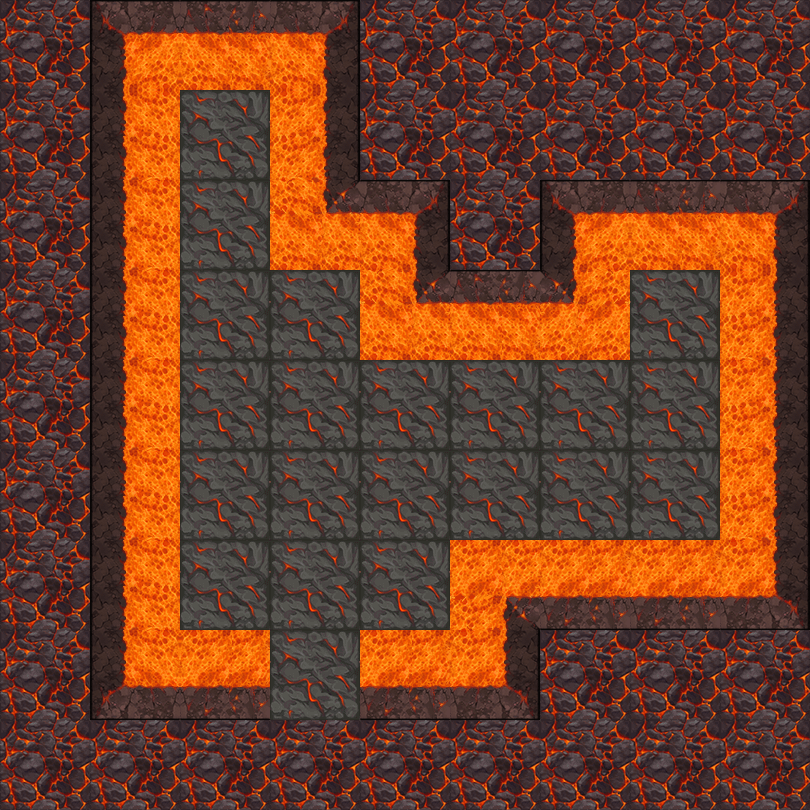

This is a level from a 2D game, rendered from its Tiled map with the project's own tilesets. A one-line summary and the map file follow, with tile-layer data summarised:
An orthogonal 9x9 tile map with 90x90 px tiles, 2 tile layers (地形, 障碍) and 22 objects (18x map, 2x spring, bed, door).

<map version="1.5" tiledversion="1.7.2" orientation="orthogonal" renderorder="right-down" width="9" height="9" tilewidth="90" tileheight="90" infinite="0" nextlayerid="4" nextobjectid="29">
 <tileset firstgid="1" name="1" tilewidth="90" tileheight="90" tilecount="100" columns="10">
  <image source="5.png" trans="ff00ff" width="900" height="900" />
 </tileset>
 <layer id="1" name="地形" width="9" height="9">
  <data>[81 cells, 81 non-empty, 2 distinct tile ids]</data>
 </layer>
 <layer id="2" name="障碍" width="9" height="9">
  <data>[81 cells, 29 non-empty, 13 distinct tile ids]</data>
 </layer>
 <objectgroup id="3" name="对象">
  <object id="2" name="bed" x="450" y="360" width="90" height="90" />
  <object id="4" name="map" x="270" y="450" width="90" height="90" />
  <object id="7" name="map" x="360" y="450" width="90" height="90" />
  <object id="8" name="map" x="540" y="450" width="90" height="90" />
  <object id="10" name="map" x="630" y="450" width="90" height="90" />
  <object id="11" name="map" x="630" y="360" width="90" height="90" />
  <object id="12" name="map" x="540" y="360" width="90" height="90" />
  <object id="14" name="map" x="360" y="360" width="90" height="90" />
  <object id="15" name="map" x="270" y="360" width="90" height="90" />
  <object id="16" name="map" x="180" y="450" width="90" height="90" />
  <object id="17" name="map" x="180" y="360" width="90" height="90" />
  <object id="18" name="map" x="180" y="270" width="90" height="90" />
  <object id="19" name="map" x="270" y="270" width="90" height="90" />
  <object id="20" name="map" x="180" y="180" width="90" height="90" />
  <object id="21" name="map" x="180" y="90" width="90" height="90" />
  <object id="22" name="map" x="450" y="450" width="90" height="90" />
  <object id="23" name="map" x="270" y="540" width="90" height="90">
   <properties>
    <property name="weapon" type="int" value="1" />
   </properties>
  </object>
  <object id="24" name="map" x="360" y="540" width="90" height="90">
   <properties>
    <property name="weapon" type="int" value="2" />
   </properties>
  </object>
  <object id="25" name="map" x="180" y="540" width="90" height="90">
   <properties>
    <property name="weapon" type="int" value="3" />
   </properties>
  </object>
  <object id="26" name="spring" x="450" y="180" width="90" height="90">
   <properties>
    <property name="direction" value="3" />
   </properties>
  </object>
  <object id="27" name="spring" x="630" y="270" width="90" height="90">
   <properties>
    <property name="direction" value="1" />
   </properties>
  </object>
  <object id="28" name="door" x="270" y="630" width="90" height="90">
   <properties>
    <property name="LorR" type="int" value="1" />
    <property name="motion" type="int" value="4" />
    <property name="rotate" type="int" value="0" />
   </properties>
  </object>
 </objectgroup>
</map>
